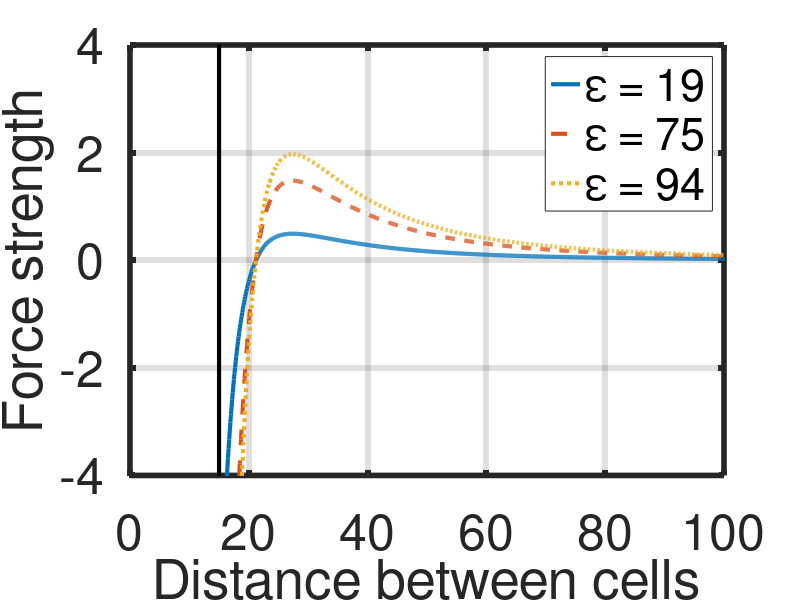

Here is the MATLAB script that generated this plot:
% Lennard-JOnes potential which is at least roughly realistic for cells

   sigma_max = 15;%2^(-1/6); 
   sigma_max2 = 40; %leave 40, this is for scaling
   dx =1:0.1:200;
   f0 =1;
   n = 2;
   m = 2 * n;
   
   % matrix to store values of potential for different eps
   n_eps = 3; % number of different eps values
    Z = zeros(n_eps,length(dx));
   %eps_ij = 10;
   eps_ij(1)= 3*50*sigma_max/sigma_max2;
   eps_ij(2) =3*150*sigma_max/sigma_max2; 
   eps_ij(3) = 3*200*sigma_max/sigma_max2;


   
   
   z_ij = zeros(1,length(dx));
   z_ijder = zeros(1,length(dx));
   force_ij = zeros(1,length(dx));
   Force = zeros(n_eps,length(dx));
   for j = 1:n_eps
       for i=1:length(dx)
    
           %CiL and CoA
     
        z_ij(i) = eps_ij(j)*((sigma_max/dx(i))^m- (sigma_max/dx(i))^n); 
        z_ijder(i) = n*eps_ij(j)/dx(i)*(2*(sigma_max/dx(i))^m - (sigma_max/dx(i))^n); 
        force_ij(i) = -f0 * z_ijder(i);
       end
       Z(j,:) = z_ij;
       Force(j,:) = force_ij;
   end

%    figure
%    plot(dx,Z(1,:),'LineWidth',3)
%  ylim([-10 10]);
% xlim([0 100])
%  
%  change= [7,9];
%  distance1 = norm(change);
% 
%    title(['m = ' num2str(m)]) % only repulsion
% 
%  % title(['n = ' num2str(n) ', m = ' num2str(m)])
%  xlabel(['Distance between the cells, r (',char(181),'m)'])
%  ylabel('Potential, Z')
%  
%  set(gca,'FontSize',36)
%  ax=gca;
%  box on
% set(gca,'linewidth',4) 
% grid on
%  hold on 
%  
% %  plot(dx, Z(2,:),'--', 'LineWidth',3)
% %  
% %  plot(dx, Z(3,:),':', 'LineWidth',3)
%   
% h4 = plot([sigma_max,sigma_max],[-100,100],'k', 'LineWidth',3)
%  
% %  legend ('\epsilon = 1', '\epsilon = 5', '\epsilon = 10')

 
%  % plot force
  figure 
 
 plot(dx,Force(1,:),'LineWidth',3)
  xlabel('Distance between cells')
 ylabel('Force strength')
 
 hold on
 
 plot(dx,Force(2,:),'--','LineWidth',3)
 
 plot(dx,Force(3,:),':','LineWidth',3)
 
 plot([sigma_max,sigma_max],[-10,10],'k','LineWidth',3)
 
   ylim([-4 4]);
   xlim([0 100])

    set(gca,'FontSize',36)
 ax=gca; 
 set(gca,'linewidth',4) 
 box on
 grid on

 legend ('\epsilon = 19', '\epsilon = 75', '\epsilon = 94')
